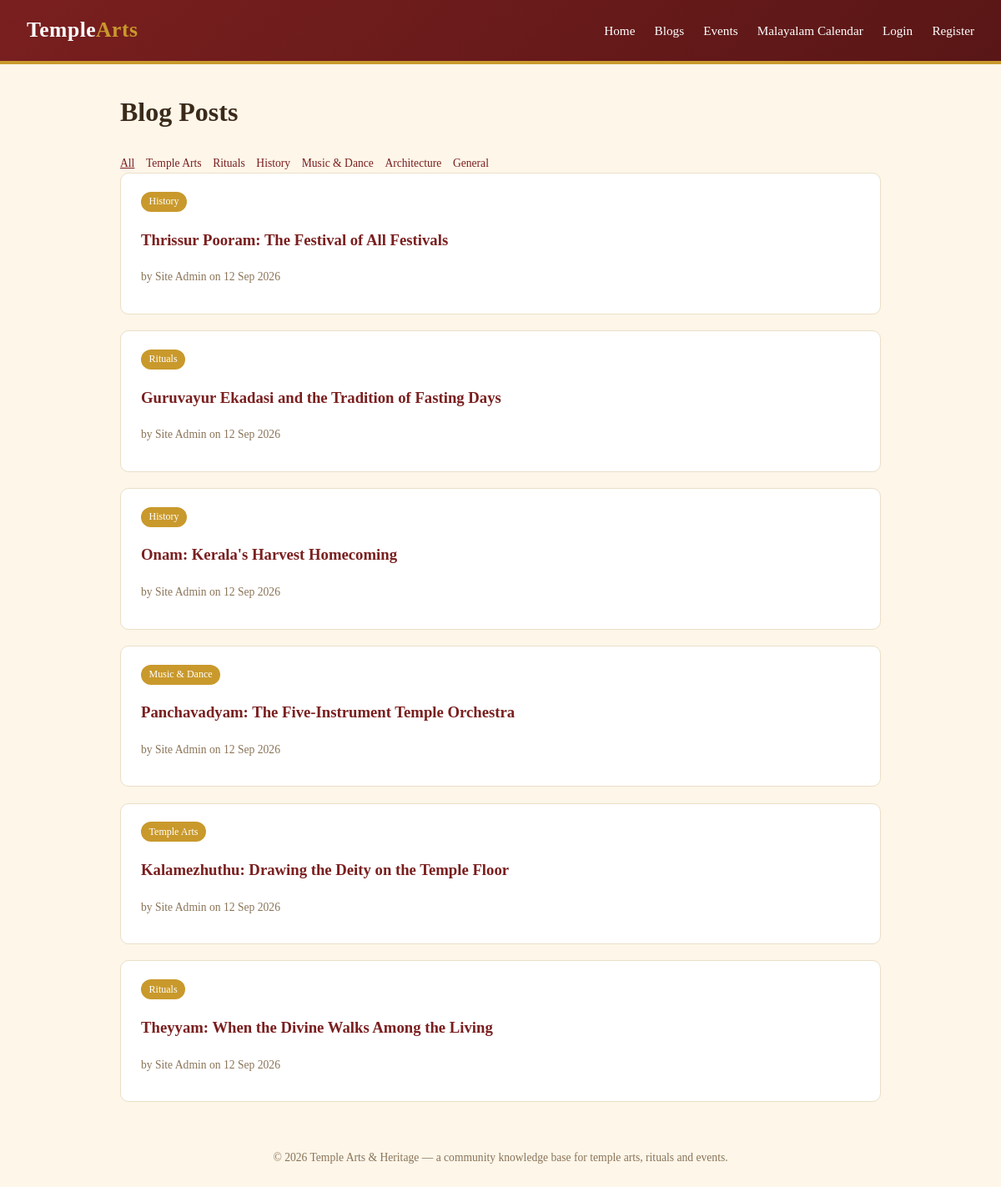
Screenshot of /blogs with the database file from the repository.
### models.py (models this page shows, shortened)
class BlogPost(db.Model):
    id = db.Column(db.Integer, primary_key=True)
    title = db.Column(db.String(200), nullable=False)
    content = db.Column(db.Text, nullable=False)
    category = db.Column(db.String(100), default="General")
    created_at = db.Column(db.DateTime, default=datetime.utcnow)
    updated_at = db.Column(db.DateTime, default=datetime.utcnow, onupdate=datetime.utcnow)
    user_id = db.Column(db.Integer, db.ForeignKey("user.id"), nullable=False)

class User(UserMixin, db.Model):
    id = db.Column(db.Integer, primary_key=True)
    name = db.Column(db.String(120), nullable=False)
    email = db.Column(db.String(150), unique=True, nullable=False)
    password_hash = db.Column(db.String(255), nullable=False)
    is_admin = db.Column(db.Boolean, default=False)
    created_at = db.Column(db.DateTime, default=datetime.utcnow)
    posts = db.relationship("BlogPost", backref="author", lazy=True)
    events = db.relationship("TempleEvent", backref="creator", lazy=True)

### app.py (the view)
@app.route("/blogs")
def blogs():
    category = request.args.get("category")
    query = BlogPost.query
    if category:
        query = query.filter_by(category=category)
    posts = query.order_by(BlogPost.created_at.desc()).all()
    return render_template("blogs.html", posts=posts, selected_category=category)

### templates/blogs.html (shortened to what this page needs)
{% extends "base.html" %}
{% block content %}
<h1>Blog Posts</h1>
<div class="category-filter">
  <a href="{{ url_for('blogs') }}" class="{{ 'active' if not selected_category }}">All</a>
  {% for cat in ["Temple Arts", "Rituals", "History", "Music & Dance", "Architecture", "General"] %}
    <a href="{{ url_for('blogs', category=cat) }}" class="{{ 'active' if selected_category == cat }}">{{ cat }}</a>
  {% endfor %}
</div>
{% if posts %}
  {% for p in posts %}
    <div class="card">
      <span class="badge">{{ p.category }}</span>
      <h3><a href="{{ url_for('blog_detail', post_id=p.id) }}">{{ p.title }}</a></h3>
      <p class="meta">by {{ p.author.name }} on {{ p.created_at.strftime('%d %b %Y') }}</p>
    </div>
  {% endfor %}
{% else %}
  <p>No blog posts in this category yet.</p>
{% endif %}
{% endblock %}

### static/css/style.css (style rules this page uses)
:root { --maroon: #7a1f1f; --gold: #c9992c; --cream: #fdf6e9; --dark-text: #3a2a1a; }
* { box-sizing: border-box; }
body { margin: 0; font-family: "Georgia", "Times New Roman", serif; background: var(--cream); color: var(--dark-text); line-height: 1.6; }
.card { background: #fff; border: 1px solid #eadfc7; border-radius: 10px; padding: 1.2rem 1.5rem; margin-bottom: 1.2rem; }
.card h3 a { color: var(--maroon); text-decoration: none; }
.meta { font-size: 0.85rem; color: #8a7458; }
.badge { display: inline-block; background: var(--gold); color: #fff; padding: 0.15rem 0.6rem; border-radius: 12px; font-size: 0.75rem; margin-right: 0.4rem; }
.category-filter a { margin-right: 0.6rem; font-size: 0.85rem; color: var(--maroon); text-decoration: none; }
.category-filter a.active, .category-filter a:hover { text-decoration: underline; }

### rows the page displays
BlogPost: category "History", title "Thrissur Pooram: The Festival of All Festivals", author.name "Site Admin", created_at "12 Sep 2026"
BlogPost: category "Rituals", title "Guruvayur Ekadasi and the Tradition of Fasting Days", author.name "Site Admin", created_at "12 Sep 2026"
BlogPost: category "History", title "Onam: Kerala's Harvest Homecoming", author.name "Site Admin", created_at "12 Sep 2026"
BlogPost: category "Music & Dance", title "Panchavadyam: The Five-Instrument Temple Orchestra", author.name "Site Admin", created_at "12 Sep 2026"
BlogPost: category "Temple Arts", title "Kalamezhuthu: Drawing the Deity on the Temple Floor", author.name "Site Admin", created_at "12 Sep 2026"
BlogPost: category "Rituals", title "Theyyam: When the Divine Walks Among the Living", author.name "Site Admin", created_at "12 Sep 2026"

### other values shown
{{ cat }} "Temple Arts" "Rituals" "History" "Music & Dance" "Architecture" "General"
{{ 2026 }} "2026"
